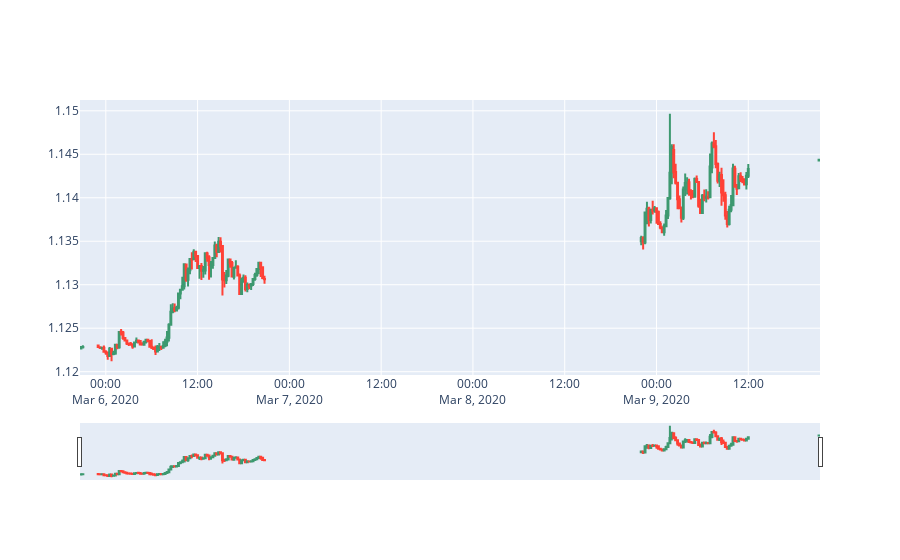

Write notebook code for a chart like this one.
### Code cell
fig = go.Figure(data=[go.Candlestick(x=df['time'],
                open=df['open'],
                high=df['high'],
                low=df['low'],
                close=df['close'])])
fig.show()

### Figure 1 — Plotly figure (JSON) as saved in the notebook; plotly's stock layout.template omitted (floating-point values rounded to 4 significant figures; data arrays with more than 128 entries replaced by an {"elided": "..."} marker saying what was removed)
{"data": [{"close": {"elided": "148 float values"}, "high": {"elided": "148 float values"}, "low": {"elided": "148 float values"}, "open": {"elided": "148 float values"}, "type": "candlestick", "x": {"elided": "148 str values"}}], "layout": {}}
